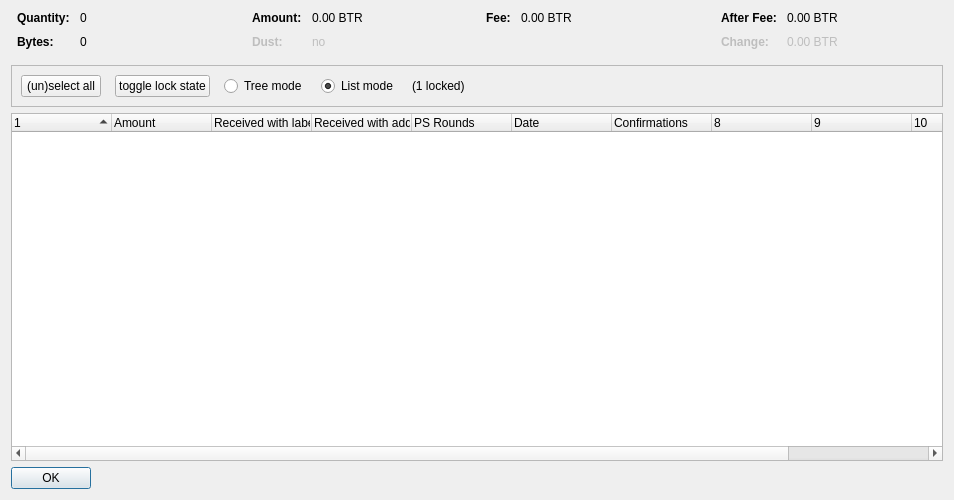
<?xml version="1.0" encoding="UTF-8"?>
<ui version="4.0">
 <class>CoinControlDialog</class>
 <widget class="QDialog" name="CoinControlDialog">
  <property name="geometry">
   <rect>
    <x>0</x>
    <y>0</y>
    <width>954</width>
    <height>500</height>
   </rect>
  </property>
  <property name="windowTitle">
   <string>Coin Selection</string>
  </property>
  <layout class="QVBoxLayout" name="verticalLayout">
   <item>
    <layout class="QHBoxLayout" name="horizontalLayoutTop" stretch="0,0,0,0">
     <property name="topMargin">
      <number>0</number>
     </property>
     <property name="bottomMargin">
      <number>10</number>
     </property>
     <item>
      <layout class="QFormLayout" name="formLayoutCoinControl1">
       <property name="horizontalSpacing">
        <number>10</number>
       </property>
       <property name="verticalSpacing">
        <number>10</number>
       </property>
       <property name="leftMargin">
        <number>6</number>
       </property>
       <property name="rightMargin">
        <number>6</number>
       </property>
       <item row="0" column="0">
        <widget class="QLabel" name="labelCoinControlQuantityText">
         <property name="font">
          <font>
           <weight>75</weight>
           <bold>true</bold>
          </font>
         </property>
         <property name="text">
          <string>Quantity:</string>
         </property>
        </widget>
       </item>
       <item row="0" column="1">
        <widget class="QLabel" name="labelCoinControlQuantity">
         <property name="cursor">
          <cursorShape>IBeamCursor</cursorShape>
         </property>
         <property name="contextMenuPolicy">
          <enum>Qt::ActionsContextMenu</enum>
         </property>
         <property name="text">
          <string notr="true">0</string>
         </property>
         <property name="textInteractionFlags">
          <set>Qt::LinksAccessibleByMouse|Qt::TextSelectableByKeyboard|Qt::TextSelectableByMouse</set>
         </property>
        </widget>
       </item>
       <item row="1" column="0">
        <widget class="QLabel" name="labelCoinControlBytesText">
         <property name="font">
          <font>
           <weight>75</weight>
           <bold>true</bold>
          </font>
         </property>
         <property name="text">
          <string>Bytes:</string>
         </property>
        </widget>
       </item>
       <item row="1" column="1">
        <widget class="QLabel" name="labelCoinControlBytes">
         <property name="cursor">
          <cursorShape>IBeamCursor</cursorShape>
         </property>
         <property name="contextMenuPolicy">
          <enum>Qt::ActionsContextMenu</enum>
         </property>
         <property name="text">
          <string notr="true">0</string>
         </property>
         <property name="textInteractionFlags">
          <set>Qt::LinksAccessibleByMouse|Qt::TextSelectableByKeyboard|Qt::TextSelectableByMouse</set>
         </property>
        </widget>
       </item>
      </layout>
     </item>
     <item>
      <layout class="QFormLayout" name="formLayoutCoinControl2">
       <property name="horizontalSpacing">
        <number>10</number>
       </property>
       <property name="verticalSpacing">
        <number>10</number>
       </property>
       <property name="leftMargin">
        <number>6</number>
       </property>
       <property name="rightMargin">
        <number>6</number>
       </property>
       <item row="0" column="0">
        <widget class="QLabel" name="labelCoinControlAmountText">
         <property name="font">
          <font>
           <weight>75</weight>
           <bold>true</bold>
          </font>
         </property>
         <property name="text">
          <string>Amount:</string>
         </property>
        </widget>
       </item>
       <item row="0" column="1">
        <widget class="QLabel" name="labelCoinControlAmount">
         <property name="cursor">
          <cursorShape>IBeamCursor</cursorShape>
         </property>
         <property name="contextMenuPolicy">
          <enum>Qt::ActionsContextMenu</enum>
         </property>
         <property name="text">
          <string notr="true">0.00 BTR</string>
         </property>
         <property name="textInteractionFlags">
          <set>Qt::LinksAccessibleByMouse|Qt::TextSelectableByKeyboard|Qt::TextSelectableByMouse</set>
         </property>
        </widget>
       </item>
       <item row="1" column="0">
        <widget class="QLabel" name="labelCoinControlLowOutputText">
         <property name="enabled">
          <bool>false</bool>
         </property>
         <property name="font">
          <font>
           <weight>75</weight>
           <bold>true</bold>
          </font>
         </property>
         <property name="text">
          <string>Dust:</string>
         </property>
        </widget>
       </item>
       <item row="1" column="1">
        <widget class="QLabel" name="labelCoinControlLowOutput">
         <property name="enabled">
          <bool>false</bool>
         </property>
         <property name="cursor">
          <cursorShape>IBeamCursor</cursorShape>
         </property>
         <property name="contextMenuPolicy">
          <enum>Qt::ActionsContextMenu</enum>
         </property>
         <property name="text">
          <string notr="true">no</string>
         </property>
         <property name="textInteractionFlags">
          <set>Qt::LinksAccessibleByMouse|Qt::TextSelectableByKeyboard|Qt::TextSelectableByMouse</set>
         </property>
        </widget>
       </item>
      </layout>
     </item>
     <item>
      <layout class="QFormLayout" name="formLayoutCoinControl3">
       <property name="horizontalSpacing">
        <number>10</number>
       </property>
       <property name="verticalSpacing">
        <number>10</number>
       </property>
       <property name="leftMargin">
        <number>6</number>
       </property>
       <property name="rightMargin">
        <number>6</number>
       </property>
       <item row="0" column="0">
        <widget class="QLabel" name="labelCoinControlFeeText">
         <property name="font">
          <font>
           <weight>75</weight>
           <bold>true</bold>
          </font>
         </property>
         <property name="text">
          <string>Fee:</string>
         </property>
        </widget>
       </item>
       <item row="0" column="1">
        <widget class="QLabel" name="labelCoinControlFee">
         <property name="cursor">
          <cursorShape>IBeamCursor</cursorShape>
         </property>
         <property name="contextMenuPolicy">
          <enum>Qt::ActionsContextMenu</enum>
         </property>
         <property name="text">
          <string notr="true">0.00 BTR</string>
         </property>
         <property name="textInteractionFlags">
          <set>Qt::LinksAccessibleByMouse|Qt::TextSelectableByKeyboard|Qt::TextSelectableByMouse</set>
         </property>
        </widget>
       </item>
      </layout>
     </item>
     <item>
      <layout class="QFormLayout" name="formLayoutCoinControl4">
       <property name="horizontalSpacing">
        <number>10</number>
       </property>
       <property name="verticalSpacing">
        <number>10</number>
       </property>
       <property name="leftMargin">
        <number>6</number>
       </property>
       <property name="rightMargin">
        <number>6</number>
       </property>
       <item row="0" column="0">
        <widget class="QLabel" name="labelCoinControlAfterFeeText">
         <property name="font">
          <font>
           <weight>75</weight>
           <bold>true</bold>
          </font>
         </property>
         <property name="text">
          <string>After Fee:</string>
         </property>
        </widget>
       </item>
       <item row="0" column="1">
        <widget class="QLabel" name="labelCoinControlAfterFee">
         <property name="cursor">
          <cursorShape>IBeamCursor</cursorShape>
         </property>
         <property name="contextMenuPolicy">
          <enum>Qt::ActionsContextMenu</enum>
         </property>
         <property name="text">
          <string notr="true">0.00 BTR</string>
         </property>
         <property name="textInteractionFlags">
          <set>Qt::LinksAccessibleByMouse|Qt::TextSelectableByKeyboard|Qt::TextSelectableByMouse</set>
         </property>
        </widget>
       </item>
       <item row="1" column="0">
        <widget class="QLabel" name="labelCoinControlChangeText">
         <property name="enabled">
          <bool>false</bool>
         </property>
         <property name="font">
          <font>
           <weight>75</weight>
           <bold>true</bold>
          </font>
         </property>
         <property name="text">
          <string>Change:</string>
         </property>
        </widget>
       </item>
       <item row="1" column="1">
        <widget class="QLabel" name="labelCoinControlChange">
         <property name="enabled">
          <bool>false</bool>
         </property>
         <property name="cursor">
          <cursorShape>IBeamCursor</cursorShape>
         </property>
         <property name="contextMenuPolicy">
          <enum>Qt::ActionsContextMenu</enum>
         </property>
         <property name="text">
          <string notr="true">0.00 BTR</string>
         </property>
         <property name="textInteractionFlags">
          <set>Qt::LinksAccessibleByMouse|Qt::TextSelectableByKeyboard|Qt::TextSelectableByMouse</set>
         </property>
        </widget>
       </item>
      </layout>
     </item>
    </layout>
   </item>
   <item>
    <widget class="QFrame" name="frame">
     <property name="minimumSize">
      <size>
       <width>0</width>
       <height>40</height>
      </size>
     </property>
     <property name="frameShape">
      <enum>QFrame::StyledPanel</enum>
     </property>
     <property name="frameShadow">
      <enum>QFrame::Sunken</enum>
     </property>
     <layout class="QHBoxLayout" name="horizontalLayout">
      <item>
       <layout class="QHBoxLayout" name="horizontalLayoutPanel" stretch="0,0,0,0,0,0">
        <property name="spacing">
         <number>14</number>
        </property>
        <item>
         <widget class="QPushButton" name="pushButtonSelectAll">
          <property name="sizePolicy">
           <sizepolicy hsizetype="Maximum" vsizetype="Fixed">
            <horstretch>0</horstretch>
            <verstretch>0</verstretch>
           </sizepolicy>
          </property>
          <property name="text">
           <string>(un)select all</string>
          </property>
          <property name="autoDefault">
           <bool>false</bool>
          </property>
         </widget>
        </item>
        <item>
         <widget class="QPushButton" name="pushButtonToggleLock">
          <property name="sizePolicy">
           <sizepolicy hsizetype="Maximum" vsizetype="Fixed">
            <horstretch>0</horstretch>
            <verstretch>0</verstretch>
           </sizepolicy>
          </property>
          <property name="text">
           <string>toggle lock state</string>
          </property>
          <property name="autoDefault">
           <bool>false</bool>
          </property>
         </widget>
        </item>
        <item>
         <widget class="QRadioButton" name="radioTreeMode">
          <property name="sizePolicy">
           <sizepolicy hsizetype="Maximum" vsizetype="Fixed">
            <horstretch>0</horstretch>
            <verstretch>0</verstretch>
           </sizepolicy>
          </property>
          <property name="text">
           <string>Tree mode</string>
          </property>
         </widget>
        </item>
        <item>
         <widget class="QRadioButton" name="radioListMode">
          <property name="sizePolicy">
           <sizepolicy hsizetype="Maximum" vsizetype="Fixed">
            <horstretch>0</horstretch>
            <verstretch>0</verstretch>
           </sizepolicy>
          </property>
          <property name="text">
           <string>List mode</string>
          </property>
          <property name="checked">
           <bool>true</bool>
          </property>
         </widget>
        </item>
        <item>
         <widget class="QLabel" name="labelLocked">
          <property name="text">
           <string>(1 locked)</string>
          </property>
         </widget>
        </item>
        <item>
         <spacer name="horizontalSpacer">
          <property name="orientation">
           <enum>Qt::Horizontal</enum>
          </property>
          <property name="sizeHint" stdset="0">
           <size>
            <width>40</width>
            <height>20</height>
           </size>
          </property>
         </spacer>
        </item>
       </layout>
      </item>
     </layout>
    </widget>
   </item>
   <item>
    <widget class="CoinControlTreeWidget" name="treeWidget">
     <property name="contextMenuPolicy">
      <enum>Qt::CustomContextMenu</enum>
     </property>
     <property name="sortingEnabled">
      <bool>false</bool>
     </property>
     <property name="columnCount">
      <number>11</number>
     </property>
     <attribute name="headerShowSortIndicator" stdset="0">
      <bool>true</bool>
     </attribute>
     <attribute name="headerStretchLastSection">
      <bool>false</bool>
     </attribute>
     <column>
      <property name="text">
       <string/>
      </property>
     </column>
     <column>
      <property name="text">
       <string>Amount</string>
      </property>
     </column>
     <column>
      <property name="text">
       <string>Received with label</string>
      </property>
     </column>
     <column>
      <property name="text">
       <string>Received with address</string>
      </property>
     </column>
     <column>
      <property name="text">
       <string>PS Rounds</string>
      </property>
     </column>
     <column>
      <property name="text">
       <string>Date</string>
      </property>
     </column>
     <column>
      <property name="text">
       <string>Confirmations</string>
      </property>
      <property name="toolTip">
       <string>Confirmed</string>
      </property>
     </column>
     <column>
      <property name="text">
       <string/>
      </property>
     </column>
     <column>
      <property name="text">
       <string/>
      </property>
     </column>
     <column>
      <property name="text">
       <string/>
      </property>
     </column>
     <column>
      <property name="text">
       <string/>
      </property>
     </column>
    </widget>
   </item>
   <item>
    <widget class="QDialogButtonBox" name="buttonBox">
     <property name="sizePolicy">
      <sizepolicy hsizetype="Maximum" vsizetype="Fixed">
       <horstretch>0</horstretch>
       <verstretch>0</verstretch>
      </sizepolicy>
     </property>
     <property name="orientation">
      <enum>Qt::Horizontal</enum>
     </property>
     <property name="standardButtons">
      <set>QDialogButtonBox::Ok</set>
     </property>
    </widget>
   </item>
  </layout>
 </widget>
 <customwidgets>
  <customwidget>
   <class>CoinControlTreeWidget</class>
   <extends>QTreeWidget</extends>
   <header>coincontroltreewidget.h</header>
  </customwidget>
 </customwidgets>
 <resources/>
 <connections/>
</ui>
